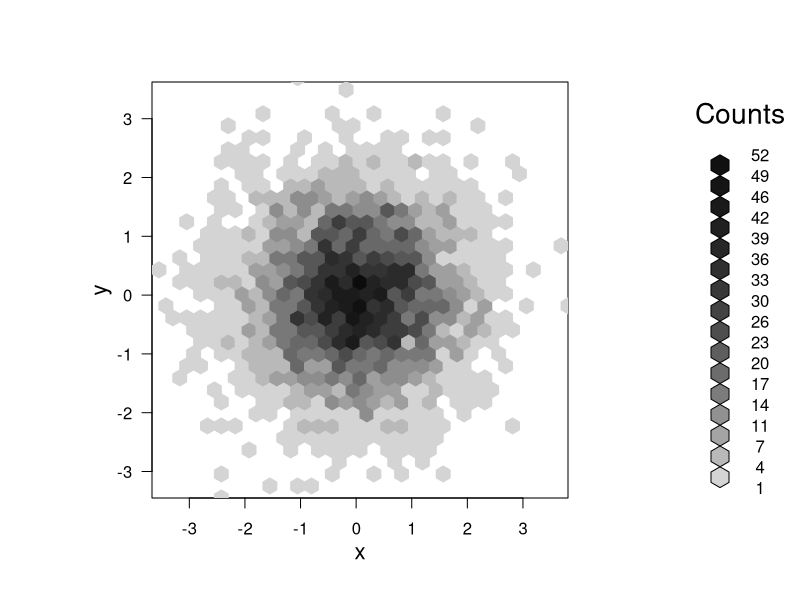
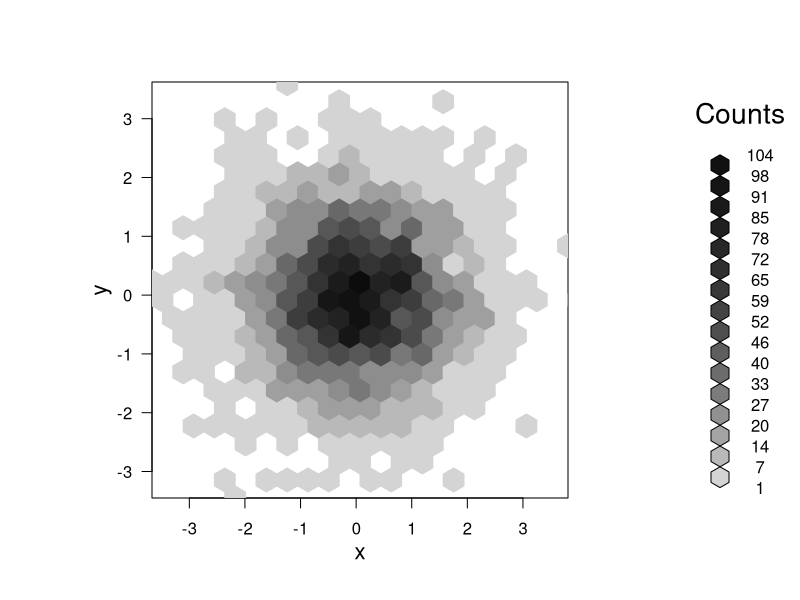
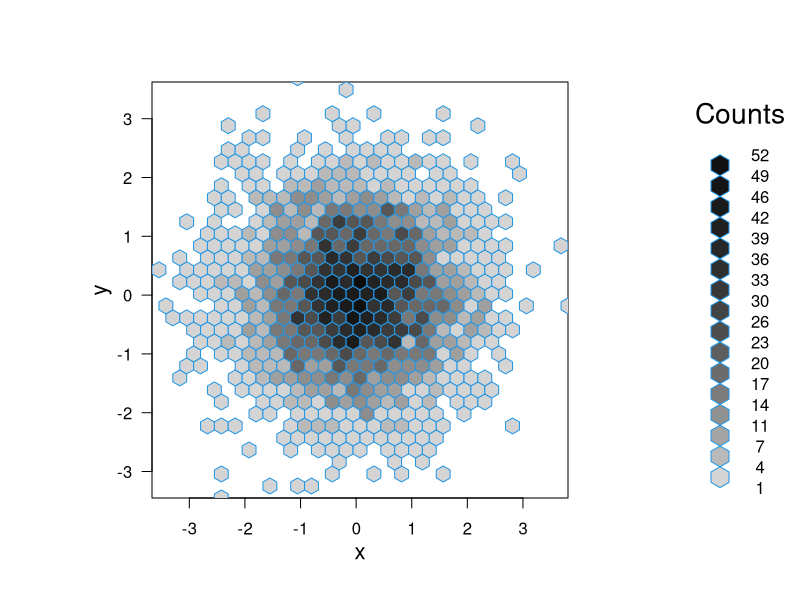
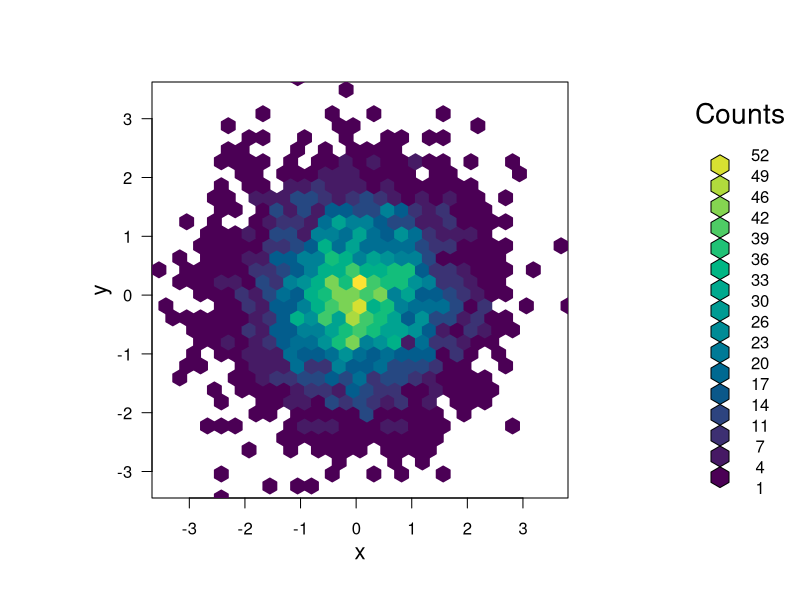
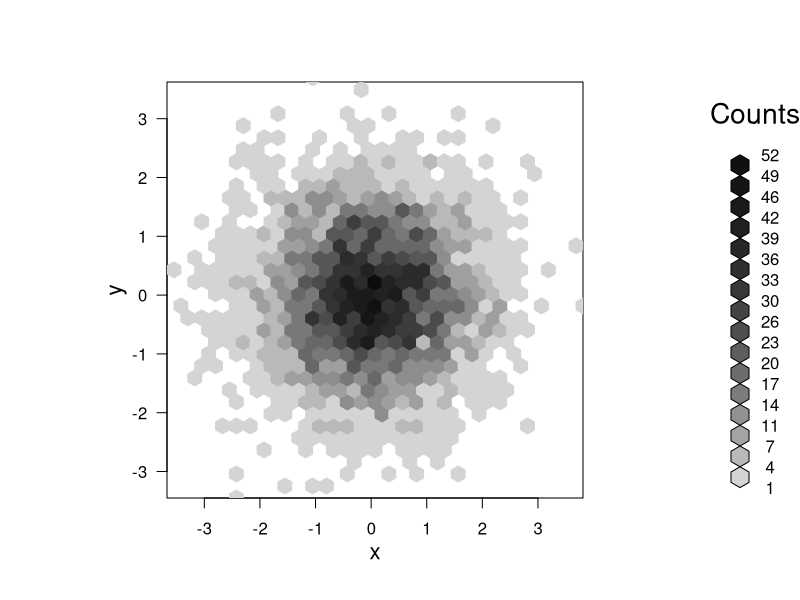
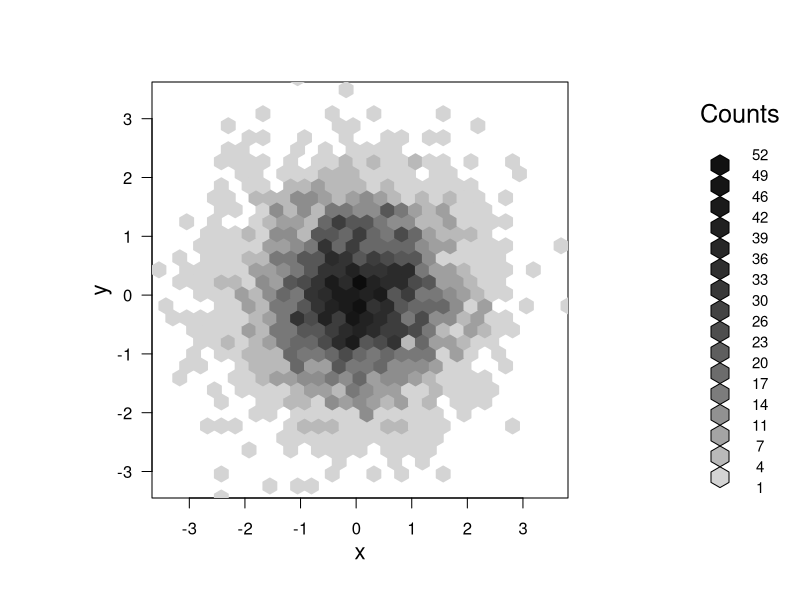
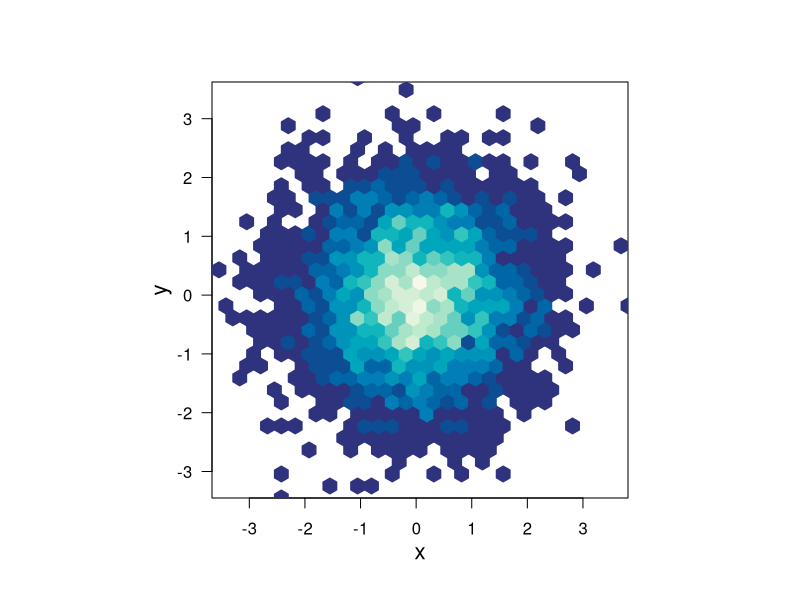

The R source for these figures, in order:
library(hexbin)

# Data
set.seed(1)
x <- rnorm(5000)
y <- rnorm(5000)

hex <- hexbin(x, y)
plot(hex)

# Number of bins
hex <- hexbin(x, y, xbins = 20)
plot(hex)

# Color customization

# Border color
hex <- hexbin(x, y)
plot(hex, border = 4)

# Color palette
hex <- hexbin(x, y)
plot(hex, colramp = colorRampPalette(hcl.colors(12)))

# Legend
# Legend width
hex <- hexbin(x, y)
plot(hex, legend = 0.9)

# Text size of the legend
hex <- hexbin(x, y)
plot(hex, lcex = 0.9)

# Remove the legend
hex <- hexbin(x, y)
plot(hex, legend = FALSE,
     colramp = colorRampPalette(hcl.colors(12, "GnBu")))
